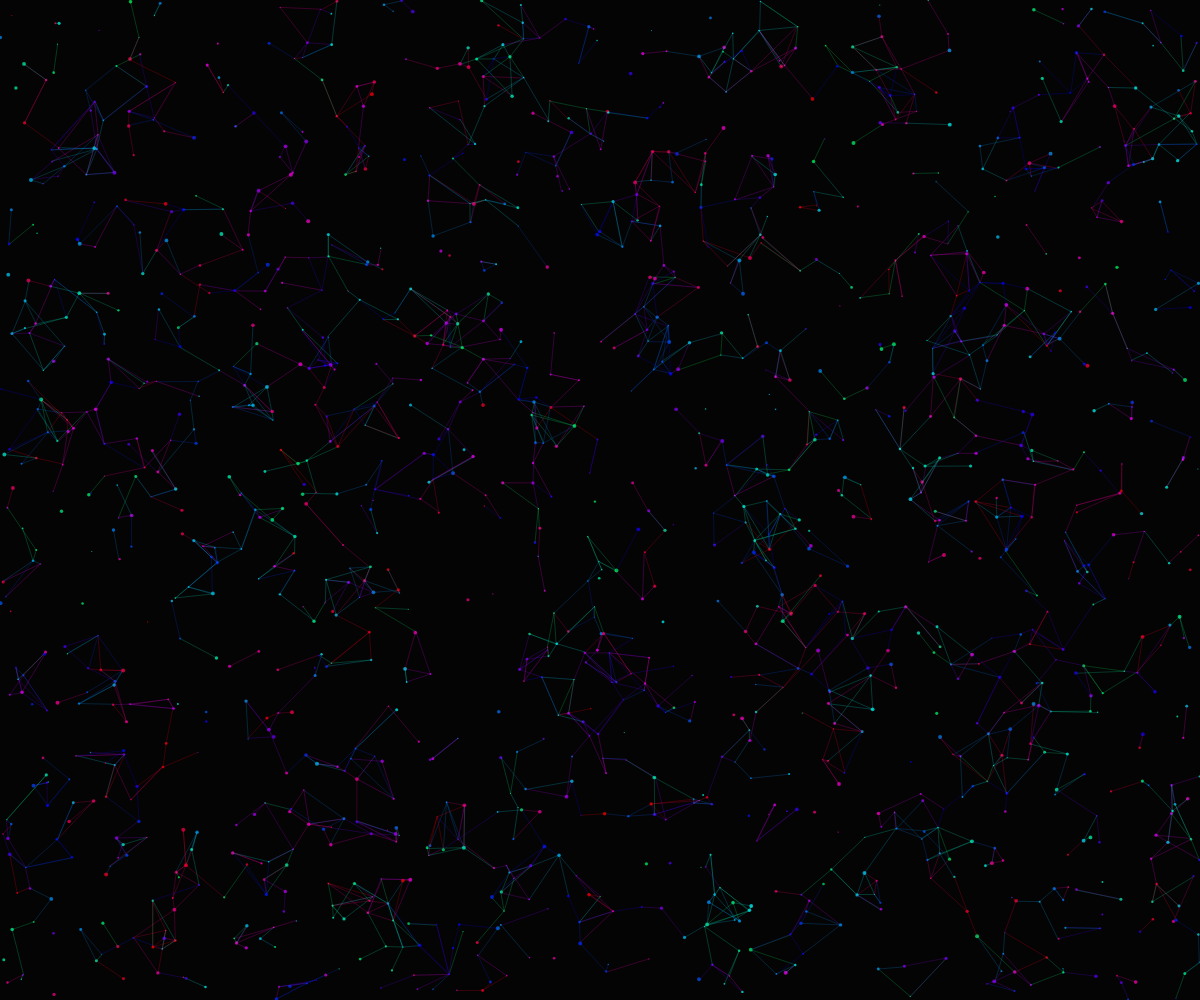
Frame 1 (no input)
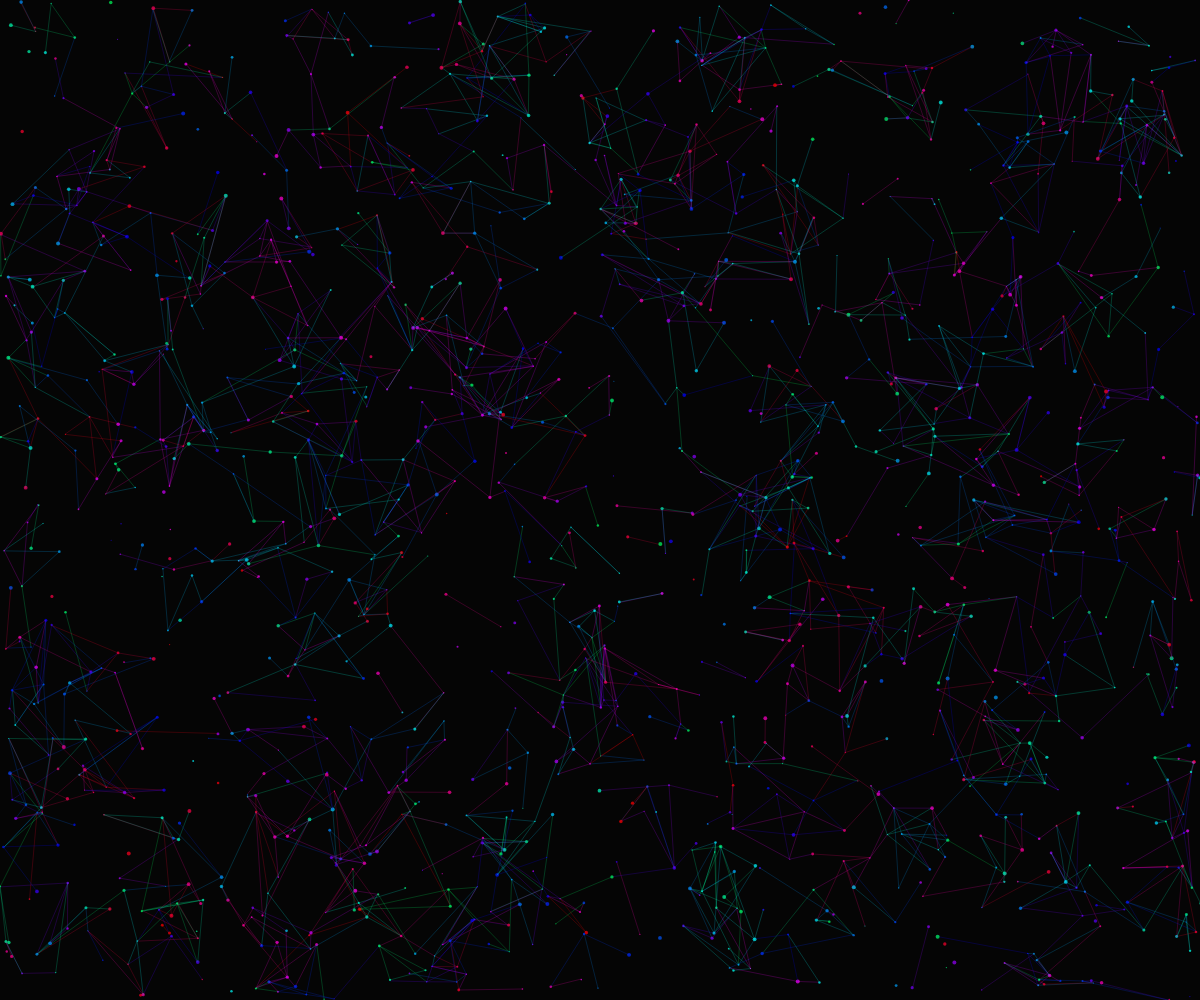
Frame 60 (no input)
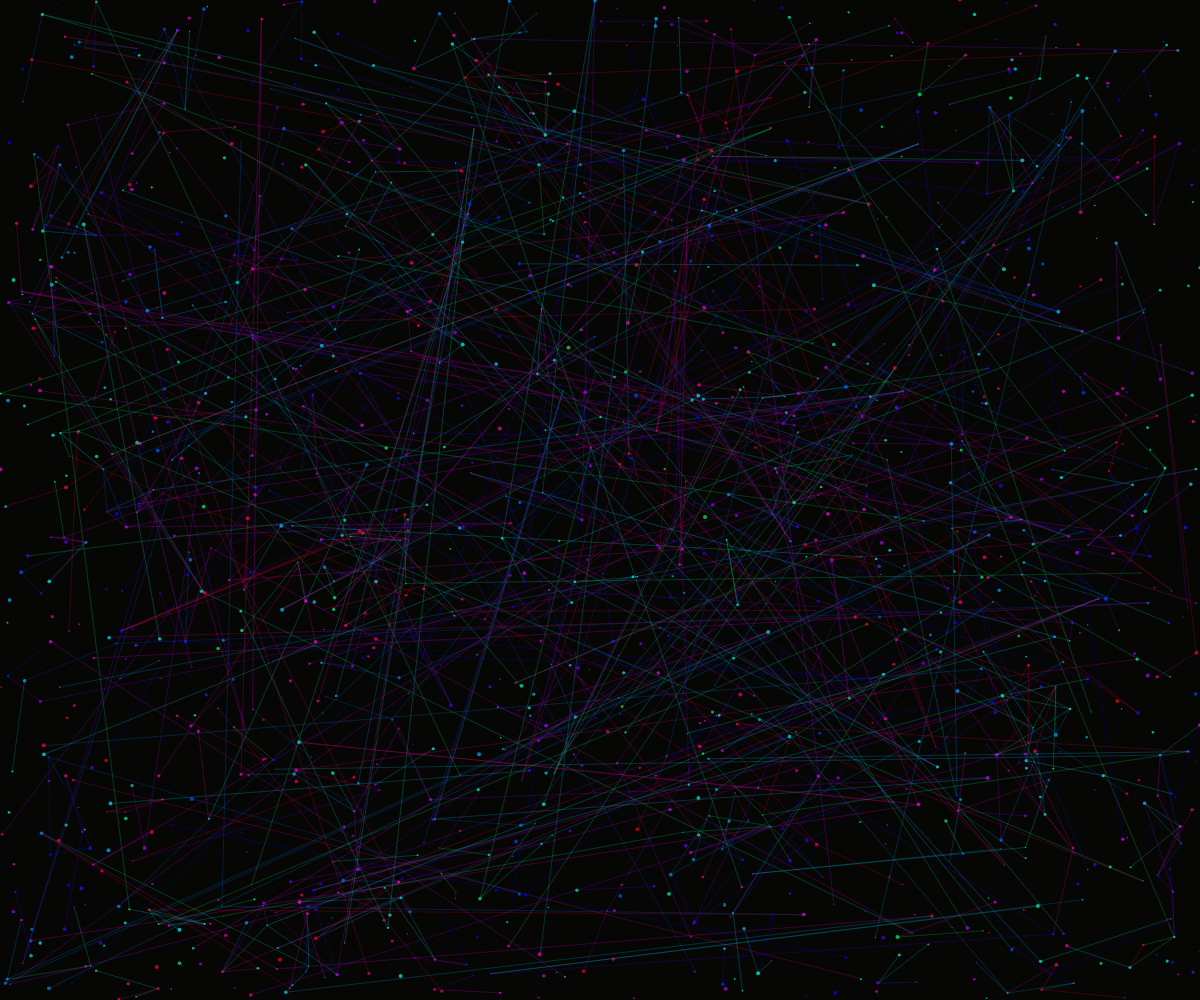
Frame 120 (the mouse pressed at the canvas centre since frame 60)

The p5.js sketch that drew these frames (run headless with seeded random() and noise() and a simulated clock; from frame 60 on, the mouse is pressed at the canvas centre):

// p5.js sketch
// ── sketch.js
let cells = [];
let grid = [];
const cellCount = 1500;
const gridSize = 25;
const pulseSpeed = 0.003;
let pulsePhase = 0;

class Cell {
  constructor(x, y) {
    this.pos = createVector(x, y);
    this.vel = p5.Vector.random2D().mult(random(0.3, 1.0));
    this.size = random(1, 4);
    this.color = color(random(100, 255), 255, 255, 180);
    this.life = random(80, 150);
    this.maxLife = this.life;
    this.connected = [];
  }

  update() {
    // Update position
    this.pos.add(this.vel);
    
    // Bounce off edges with some randomness
    if (this.pos.x < 0 || this.pos.x > width) this.vel.x *= -1;
    if (this.pos.y < 0 || this.pos.y > height) this.vel.y *= -1;

    // Decay life
    this.life--;
    
    // Regenerate if dead
    if (this.life <= 0) {
      this.pos = createVector(random(width), random(height));
      this.vel = p5.Vector.random2D().mult(random(0.3, 1.0));
      this.size = random(1, 4);
      this.color = color(random(100, 255), 255, 255, 180);
      this.life = this.maxLife;
      this.connected = [];
    }
  }

  display() {
    // Draw connections
    stroke(this.color);
    strokeWeight(0.3);
    noFill();
    
    for (let other of this.connected) {
      if (other && !other.isDead()) {
        line(this.pos.x, this.pos.y, other.pos.x, other.pos.y);
      }
    }
    
    // Draw cell
    fill(this.color);
    noStroke();
    ellipse(this.pos.x, this.pos.y, this.size);
  }

  isDead() {
    return this.life <= 0;
  }
}

function setup() {
  createCanvas(windowWidth, windowHeight);
  colorMode(HSB, 255);
  
  // Initialize grid
  for (let x = 0; x < width; x += gridSize) {
    grid[x] = [];
    for (let y = 0; y < height; y += gridSize) {
      grid[x][y] = [];
    }
  }

  // Create cells
  for (let i = 0; i < cellCount; i++) {
    let x = random(width);
    let y = random(height);
    cells.push(new Cell(x, y));
    
    // Add to grid
    let gridX = floor(x / gridSize) * gridSize;
    let gridY = floor(y / gridSize) * gridSize;
    if (grid[gridX] && grid[gridX][gridY]) {
      grid[gridX][gridY].push(cells[i]);
    }
  }

  // Initialize connections
  for (let cell of cells) {
    connectToNearby(cell);
  }
}

function draw() {
  // Update pulse phase
  pulsePhase += pulseSpeed;
  
  // Calculate background color based on pulse
  let bgHue = (pulsePhase * 100) % 255;
  let bgSat = 30 + sin(pulsePhase) * 10;
  let bgBri = 5 + sin(pulsePhase * 0.5) * 5;
  
  background(bgHue, bgSat, bgBri);
  
  // Update and display cells
  for (let cell of cells) {
    cell.update();
    cell.display();
  }
  
  // Update connections periodically
  if (frameCount % 20 === 0) {
    for (let cell of cells) {
      cell.connected = [];
      connectToNearby(cell);
    }
  }
}

function connectToNearby(cell) {
  let nearby = [];
  let gridX = floor(cell.pos.x / gridSize) * gridSize;
  let gridY = floor(cell.pos.y / gridSize) * gridSize;
  
  // Check surrounding grid cells
  for (let dx = -1; dx <= 1; dx++) {
    for (let dy = -1; dy <= 1; dy++) {
      let checkX = gridX + dx * gridSize;
      let checkY = gridY + dy * gridSize;
      
      if (grid[checkX] && grid[checkX][checkY]) {
        nearby.push(...grid[checkX][checkY]);
      }
    }
  }
  
  // Connect to nearby cells
  for (let other of nearby) {
    if (other !== cell && !cell.connected.includes(other)) {
      let d = dist(cell.pos.x, cell.pos.y, other.pos.x, other.pos.y);
      if (d < 80 && random() < 0.25) { // 25% chance to connect
        cell.connected.push(other);
      }
    }
  }
  
  // Limit connections to prevent overcrowding
  if (cell.connected.length > 4) {
    cell.connected.splice(4);
  }
}

function windowResized() {
  resizeCanvas(windowWidth, windowHeight);
}
